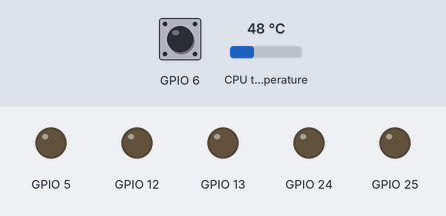
Bench run of a program on a simulated Raspberry Pi (BCM pin numbers). Parts: output pins drawn as LEDs (lit = HIGH). Inputs (shaded band) come from the test bench; at power-on: CPU temperature 48 °C, GPIO 6 HIGH.

Above: at 1.2 s.
1.3 s: CPU temperature set to 52 °C
At 11.4 s:
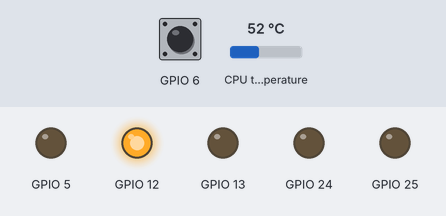
Timing chart, 0 to 12.9 s (numbered marks = the images above; inputs shaded):
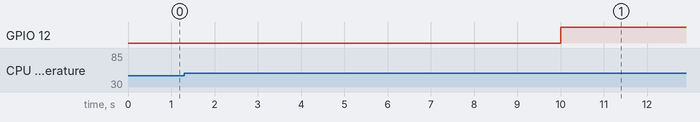

Measured:
- the behaviour switches between 50 and 51 °C on CPU temperature (found by bisection; images 0 and 1)
- after the input at 1.3 s, GPIO 12: LOW → HIGH after 8.7 s

The program:

FanOn.py
```python
from __future__ import print_function
import time
from dual_max14870_rpi import motors, MAX_SPEED
from gpiozero import CPUTemperature

# Define a custom exception to raise if a fault is detected.
class DriverFault(Exception):
    pass

def raiseIfFault():
    if motors.getFault():
        raise DriverFault

try:
    motors.setSpeeds(0, 0)
    motors.enable()

    while(True):
        cpu = CPUTemperature()
        temp = cpu.temperature
        if(temp > 50):
            motors.motor1.setSpeed(MAX_SPEED)
        raiseIfFault()
        time.sleep(10)

except DriverFault:
    print("Driver fault!")

finally:
    # Stop the motors, even if there is an exception
    # or the user presses Ctrl+C to kill the process.
    motors.forceStop()
```

dual_max14870_rpi.py
```python
import pigpio

_pi = pigpio.pi()
if not _pi.connected:
    raise IOError("Can't connect to pigpio")

# Motor speeds for this library are specified as numbers between -MAX_SPEED and
# MAX_SPEED, inclusive.
# This has a value of 480 for historical reasons/to maintain compatibility with
# older libraries for other Pololu boards (which used WiringPi to set up the
# hardware PWM directly).
_max_speed = 480
MAX_SPEED = _max_speed

_pin_nEN = 5
_pin_nFAULT = 6
_pin_M1PWM = 12
_pin_M2PWM = 13
_pin_M1DIR = 24
_pin_M2DIR = 25

class Motor(object):
    MAX_SPEED = _max_speed

    def __init__(self, pwm_pin, dir_pin):
        self.pwm_pin = pwm_pin
        self.dir_pin = dir_pin

    def setSpeed(self, speed):
        if speed < 0:
            speed = -speed
            dir_value = 1
        else:
            dir_value = 0

        if speed > MAX_SPEED:
            speed = MAX_SPEED

        _pi.write(self.dir_pin, dir_value)
        _pi.hardware_PWM(self.pwm_pin, 20000, int(speed * 6250 / 3));
          # 20 kHz PWM, duty cycle in range 0-1000000 as expected by pigpio

class Motors(object):
    MAX_SPEED = _max_speed

    def __init__(self):
        self.motor1 = Motor(_pin_M1PWM, _pin_M1DIR)
        self.motor2 = Motor(_pin_M2PWM, _pin_M2DIR)

        _pi.set_pull_up_down(_pin_nFAULT, pigpio.PUD_UP) # make sure nFAULT is pulled up
        _pi.write(_pin_nEN, 0) # enable drivers by default

    def setSpeeds(self, m1_speed, m2_speed):
        self.motor1.setSpeed(m1_speed)
        self.motor2.setSpeed(m2_speed)

    def getFault(self):
        return not _pi.read(_pin_nFAULT)

    def enable(self):
        _pi.write(_pin_nEN, 0)

    def disable(self):
        _pi.write(_pin_nEN, 1)

    def forceStop(self):
        # reinitialize the pigpio interface in case we interrupted another command
        # (so this method works reliably when called from an exception handler)
        global _pi
        _pi.stop()
        _pi = pigpio.pi()
        self.setSpeeds(0, 0)

motors = Motors()
```
